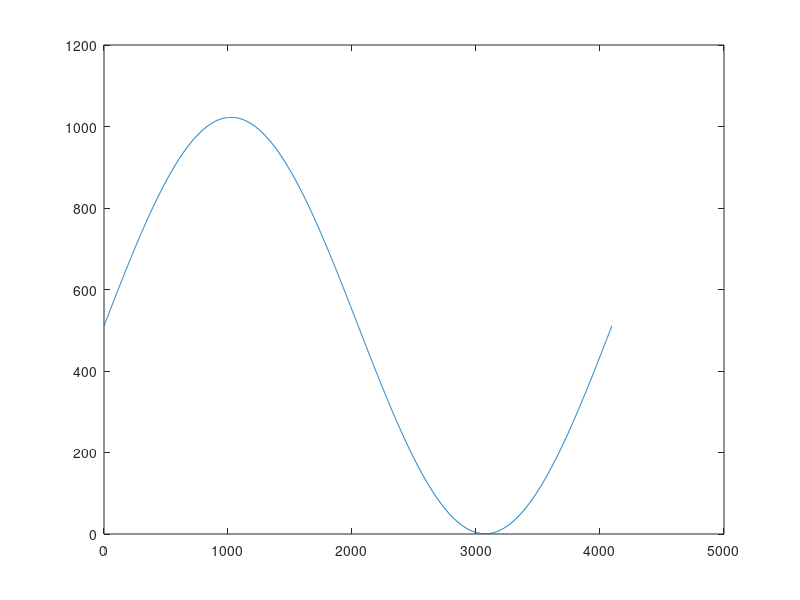

Reproduce this figure in MATLAB.
x=[];
f=fopen('sine2.txt','w');

for i=0:4095 
    x(i+1) = floor(511*sin(i*2*pi/4096)+512);
  %  fprintf('sine.txt', '%u',x(i+1));
    fprintf( f,'%d%c\n',x(i+1),',');
end

plot(x);